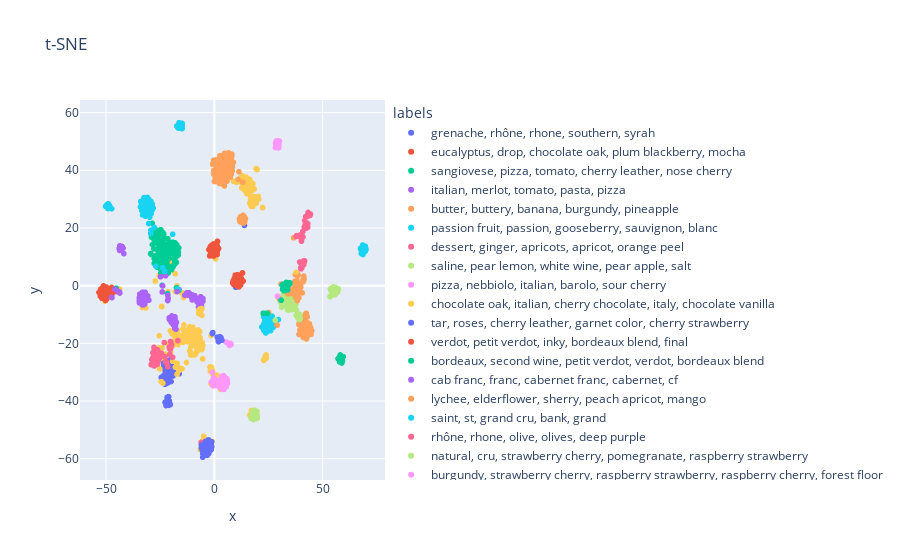

Notebook cell for this chart:
### Code cell
scatterplot_by_plotly(X, X_tsne, "t-SNE")
